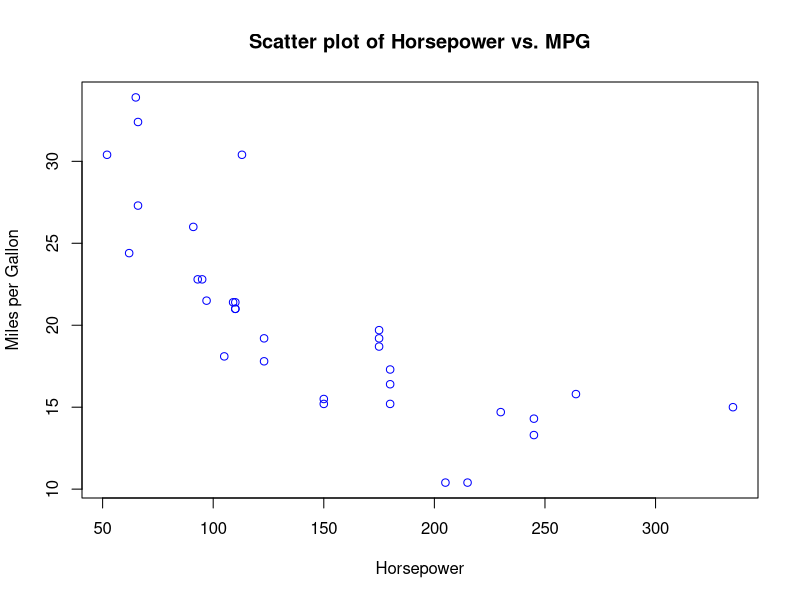

Write R code to recreate this figure.
library(ggplot2)
#plot()
#ggplot2
#cor()
# Load the built-in mtcars dataset
data(mtcars)
# Scatter plot using plot()
plot(mtcars$hp, mtcars$mpg, 
     main = "Scatter plot of Horsepower vs. MPG", 
     xlab = "Horsepower", ylab = "Miles per Gallon", 
     col = "blue")

#1: Perfect positive correlation
#-1: Perfect negative correlation
#0: No linear correlation

cor(mtcars$mpg, mtcars$hp)




